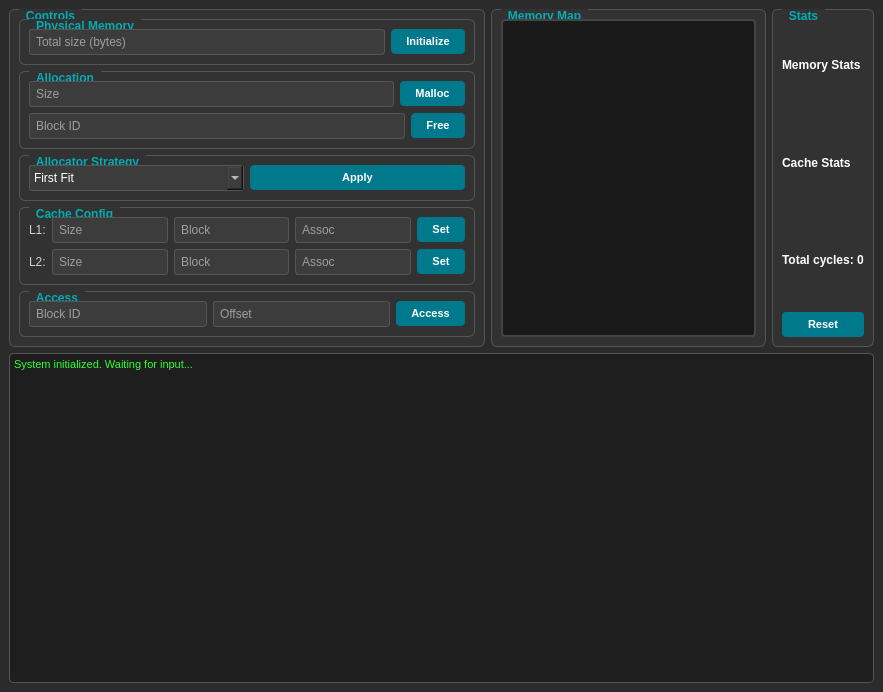
<?xml version="1.0" encoding="UTF-8"?>
<ui version="4.0">
 <class>MainWindow</class>
 <widget class="QMainWindow" name="MainWindow">
  <property name="geometry">
   <rect>
    <x>0</x>
    <y>0</y>
    <width>883</width>
    <height>692</height>
   </rect>
  </property>
  <property name="windowTitle">
   <string>Memory Simulator Visualization</string>
  </property>
  <property name="styleSheet">
   <string notr="true">/* --- Global Settings --- */
QMainWindow, QWidget#centralwidget {
        background-color: #2b2b2b; /* Dark background color */
        color: #f0f0f0; /* Light text color */
        font-family: &quot;Segoe UI&quot;, Arial, sans-serif;
}

/* --- QGroupBox Styling (The containers) --- */
QGroupBox {
        border: 1px solid #555555; /* Subtle border */
        border-radius: 6px; /* Rounded corners */
        margin-top: 1.2em; /* Leave space for the title */
        font-weight: bold;
        color: #00adb5; /* Teal accent color for titles */
    background-color: #323232; /* Slightly lighter than main bg */
}

QGroupBox::title {
        subcontrol-origin: margin;
        left: 10px;
        padding: 0 5px 0 5px;
        background-color: #323232; /* Match groupbox bg so line breaks behind text */
}

/* --- QPushButton Styling (The buttons) --- */
QPushButton {
        background-color: #00798c; /* Dark Teal background */
        color: white;
        border: none;
        border-radius: 4px;
        padding: 6px 15px; /* Taller and wider padding */
        font-weight: bold;
    font-size: 11px;
}

QPushButton:hover {
        background-color: #00adb5; /* Lighter Teal on hover */
}

QPushButton:pressed {
        background-color: #005f6b; /* Darker Teal when clicking */
    padding-top: 7px; /* Subtle press effect */
    padding-bottom: 5px;
}

/* --- QLineEdit and QComboBox (Input fields) --- */
QLineEdit, QComboBox {
        background-color: #3c3c3c; /* Dark input background */
        border: 1px solid #555555;
        border-radius: 3px;
        padding: 4px;
        color: #ffffff;
    selection-background-color: #00adb5;
}

QLineEdit:focus, QComboBox:focus {
        border: 1px solid #00adb5; /* Glow border when selected */
}

/* --- QComboBox specific drop-down styling --- */
QComboBox QAbstractItemView {
    background-color: #3c3c3c;
    color: white;
    selection-background-color: #00adb5;
    outline: none;
}

/* --- QLabel Styling --- */
QLabel {
        color: #d0d0d0; /* Slightly dimmed white for labels */
    font-size: 12px;
}

/* --- Specific Widget Styling --- */

/* The Memory Map View Area */
QGraphicsView#memoryView {
        background-color: #1a1a1a; /* Very dark background to make blocks pop */
        border: 2px solid #444;
    border-radius: 4px;
}

/* The Console Log at the bottom */
QTextEdit#consoleLog {
        background-color: #1e1e1e; /* Terminal Black */
        color: #33ff33; /* Matrix Green text */
        font-family: &quot;Consolas&quot;, &quot;Courier New&quot;, monospace; /* Terminal font */
        border: 1px solid #555555;
    border-radius: 4px;
}

/* Stats labels - make them stand out slightly */
QLabel#memStatsLabel, QLabel#cacheStatsLabel, QLabel#cycleLabel {
    font-weight: bold;
    color: #ffffff;
}</string>
  </property>
  <widget class="QWidget" name="centralwidget">
   <layout class="QVBoxLayout" name="verticalLayout">
    <item>
     <layout class="QHBoxLayout" name="horizontalLayout">
      <item>
       <widget class="QGroupBox" name="controlsBox">
        <property name="title">
         <string>Controls</string>
        </property>
        <layout class="QVBoxLayout" name="controlsLayout">
         <item>
          <widget class="QGroupBox" name="memInitBox">
           <property name="title">
            <string>Physical Memory</string>
           </property>
           <layout class="QHBoxLayout" name="memInitLayout">
            <item>
             <widget class="QLineEdit" name="memSizeEdit">
              <property name="placeholderText">
               <string>Total size (bytes)</string>
              </property>
             </widget>
            </item>
            <item>
             <widget class="QPushButton" name="initButton">
              <property name="text">
               <string>Initialize</string>
              </property>
             </widget>
            </item>
           </layout>
          </widget>
         </item>
         <item>
          <widget class="QGroupBox" name="allocBox">
           <property name="title">
            <string>Allocation</string>
           </property>
           <layout class="QVBoxLayout" name="allocLayout">
            <item>
             <layout class="QHBoxLayout" name="mallocLayout">
              <item>
               <widget class="QLineEdit" name="allocSizeEdit">
                <property name="placeholderText">
                 <string>Size</string>
                </property>
               </widget>
              </item>
              <item>
               <widget class="QPushButton" name="mallocButton">
                <property name="text">
                 <string>Malloc</string>
                </property>
               </widget>
              </item>
             </layout>
            </item>
            <item>
             <layout class="QHBoxLayout" name="freeLayout">
              <item>
               <widget class="QLineEdit" name="freeIdEdit">
                <property name="placeholderText">
                 <string>Block ID</string>
                </property>
               </widget>
              </item>
              <item>
               <widget class="QPushButton" name="freeButton">
                <property name="text">
                 <string>Free</string>
                </property>
               </widget>
              </item>
             </layout>
            </item>
           </layout>
          </widget>
         </item>
         <item>
          <widget class="QGroupBox" name="strategyBox">
           <property name="title">
            <string>Allocator Strategy</string>
           </property>
           <layout class="QHBoxLayout" name="strategyLayout">
            <item>
             <widget class="QComboBox" name="strategyCombo">
              <item>
               <property name="text">
                <string>First Fit</string>
               </property>
              </item>
              <item>
               <property name="text">
                <string>Best Fit</string>
               </property>
              </item>
              <item>
               <property name="text">
                <string>Worst Fit</string>
               </property>
              </item>
             </widget>
            </item>
            <item>
             <widget class="QPushButton" name="setStrategyButton">
              <property name="text">
               <string>Apply</string>
              </property>
             </widget>
            </item>
           </layout>
          </widget>
         </item>
         <item>
          <widget class="QGroupBox" name="cacheBox">
           <property name="title">
            <string>Cache Config</string>
           </property>
           <layout class="QVBoxLayout" name="cacheBoxLayout">
            <item>
             <layout class="QHBoxLayout" name="l1Layout">
              <item>
               <widget class="QLabel" name="l1Label">
                <property name="text">
                 <string>L1:</string>
                </property>
               </widget>
              </item>
              <item>
               <widget class="QLineEdit" name="l1SizeEdit">
                <property name="placeholderText">
                 <string>Size</string>
                </property>
               </widget>
              </item>
              <item>
               <widget class="QLineEdit" name="l1BlockEdit">
                <property name="placeholderText">
                 <string>Block</string>
                </property>
               </widget>
              </item>
              <item>
               <widget class="QLineEdit" name="l1AssocEdit">
                <property name="placeholderText">
                 <string>Assoc</string>
                </property>
               </widget>
              </item>
              <item>
               <widget class="QPushButton" name="setL1Button">
                <property name="text">
                 <string>Set</string>
                </property>
               </widget>
              </item>
             </layout>
            </item>
            <item>
             <layout class="QHBoxLayout" name="l2Layout">
              <item>
               <widget class="QLabel" name="l2Label">
                <property name="text">
                 <string>L2:</string>
                </property>
               </widget>
              </item>
              <item>
               <widget class="QLineEdit" name="l2SizeEdit">
                <property name="placeholderText">
                 <string>Size</string>
                </property>
               </widget>
              </item>
              <item>
               <widget class="QLineEdit" name="l2BlockEdit">
                <property name="placeholderText">
                 <string>Block</string>
                </property>
               </widget>
              </item>
              <item>
               <widget class="QLineEdit" name="l2AssocEdit">
                <property name="placeholderText">
                 <string>Assoc</string>
                </property>
               </widget>
              </item>
              <item>
               <widget class="QPushButton" name="setL2Button">
                <property name="text">
                 <string>Set</string>
                </property>
               </widget>
              </item>
             </layout>
            </item>
           </layout>
          </widget>
         </item>
         <item>
          <widget class="QGroupBox" name="accessBox">
           <property name="title">
            <string>Access</string>
           </property>
           <layout class="QHBoxLayout" name="accessLayout">
            <item>
             <widget class="QLineEdit" name="accessIdEdit">
              <property name="placeholderText">
               <string>Block ID</string>
              </property>
             </widget>
            </item>
            <item>
             <widget class="QLineEdit" name="accessOffsetEdit">
              <property name="placeholderText">
               <string>Offset</string>
              </property>
             </widget>
            </item>
            <item>
             <widget class="QPushButton" name="accessButton">
              <property name="text">
               <string>Access</string>
              </property>
             </widget>
            </item>
           </layout>
          </widget>
         </item>
        </layout>
       </widget>
      </item>
      <item>
       <widget class="QGroupBox" name="memoryBox">
        <property name="title">
         <string>Memory Map</string>
        </property>
        <layout class="QVBoxLayout" name="memoryLayout">
         <item>
          <widget class="QGraphicsView" name="memoryView"/>
         </item>
        </layout>
       </widget>
      </item>
      <item>
       <widget class="QGroupBox" name="statsBox">
        <property name="title">
         <string>Stats</string>
        </property>
        <layout class="QVBoxLayout" name="statsLayout">
         <item>
          <widget class="QLabel" name="memStatsLabel">
           <property name="text">
            <string>Memory Stats</string>
           </property>
          </widget>
         </item>
         <item>
          <widget class="QLabel" name="cacheStatsLabel">
           <property name="text">
            <string>Cache Stats</string>
           </property>
          </widget>
         </item>
         <item>
          <widget class="QLabel" name="cycleLabel">
           <property name="text">
            <string>Total cycles: 0</string>
           </property>
          </widget>
         </item>
         <item>
          <widget class="QPushButton" name="resetButton">
           <property name="text">
            <string>Reset</string>
           </property>
          </widget>
         </item>
        </layout>
       </widget>
      </item>
     </layout>
    </item>
    <item>
     <widget class="QTextEdit" name="consoleLog">
      <property name="readOnly">
       <bool>true</bool>
      </property>
      <property name="html">
       <string>&lt;!DOCTYPE HTML PUBLIC &quot;-//W3C//DTD HTML 4.0//EN&quot; &quot;http://www.w3.org/TR/REC-html40/strict.dtd&quot;&gt;
&lt;html&gt;&lt;head&gt;&lt;meta name=&quot;qrichtext&quot; content=&quot;1&quot; /&gt;&lt;meta charset=&quot;utf-8&quot; /&gt;&lt;style type=&quot;text/css&quot;&gt;
p, li { white-space: pre-wrap; }
hr { height: 1px; border-width: 0; }
li.unchecked::marker { content: &quot;\2610&quot;; }
li.checked::marker { content: &quot;\2612&quot;; }
&lt;/style&gt;&lt;/head&gt;&lt;body style=&quot; font-family:'Consolas','Courier New','monospace'; font-size:9pt; font-weight:400; font-style:normal;&quot;&gt;
&lt;p style=&quot; margin-top:0px; margin-bottom:0px; margin-left:0px; margin-right:0px; -qt-block-indent:0; text-indent:0px;&quot;&gt;&lt;span style=&quot; font-family:'Consolas'; font-size:8.25pt;&quot;&gt;System initialized. Waiting for input...&lt;/span&gt;&lt;/p&gt;&lt;/body&gt;&lt;/html&gt;</string>
      </property>
     </widget>
    </item>
   </layout>
  </widget>
 </widget>
 <resources/>
 <connections/>
</ui>
